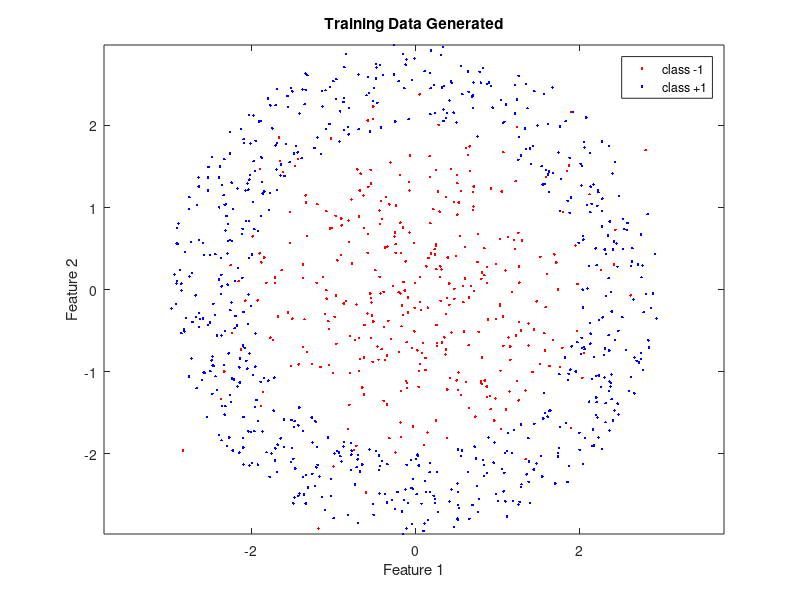

Reproduce this figure in MATLAB.
close all; clear all; clc;

N = 1000;
n = 2;
K = 10;
p = [0.35, 0.65]; % Class priors [q-, q+]
x = zeros(n, N);

% (1) Generate Training Data

% Class -1 is labelled with 0
% Class +1 is labelled with 1
label = rand(1,N) >= p(1);  % Generate class samples randomly
n_samples = [length(find(label==0)), length(find(label==1))];  % Number of samples in each class
 
% Generate data for class -1
mu = [0;0];
sigma = [1 0;
         0 1];
temp = mvnrnd(mu, sigma, n_samples(1));
x(:, label==0) = transpose(temp);

% Generate data for class +1 
% Multiply the angle random number by 2pi and shift left by pi since its interval is [-pi, +pi]
% Shift the radius random number by 2 since its interval is [2, 3]
angle = (2*pi) * rand(1, n_samples(2)) - pi;
radius = rand(1, n_samples(2)) + 2;
data(1,:) = radius .* sin(angle);
data(2,:) = radius .* cos(angle);
x(:, label==1) = data;

% Plot the generated data
class_one = x(:,label==0);
class_two = x(:,label==1);
figure();
plot(class_one(1,:), class_one(2,:), '.r')
hold on;
plot(class_two(1,:), class_two(2,:), '.b')
axis equal
title('Training Data Generated')
xlabel('Feature 1')
ylabel('Feature 2')
legend('class -1', 'class +1')
hold off;
